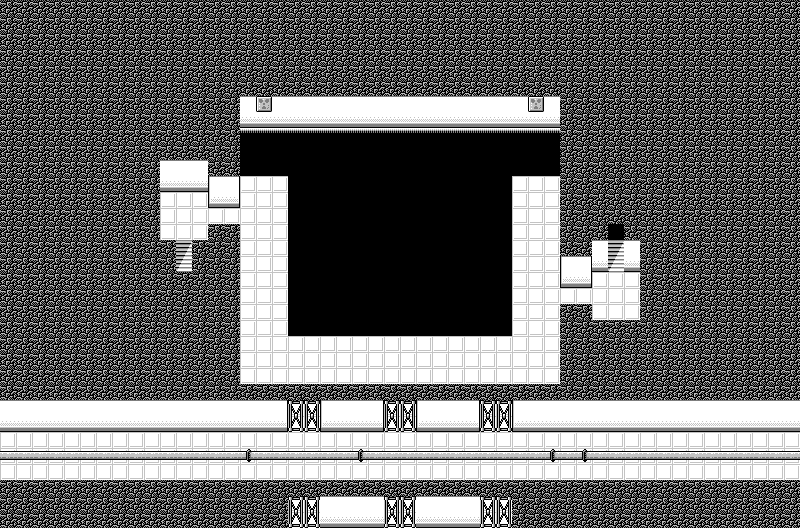

The image is a tile-based game level rendered from a .tmx file. Its description and source (layers, tilesets, objects; grid data summarised) follow:
An orthogonal 50x33 tile map with 16x16 px tiles, 3 tile layers (Tile Layer 1, Tile Layer 2, Tile Layer 3), 2 tilesets and 19 objects (12x Character, 4x Event, 2x Target, Chest).

<map version="1.0" orientation="orthogonal" renderorder="right-down" width="50" height="33" tilewidth="16" tileheight="16" nextobjectid="102">
 <properties>
  <property name="bgm" value="missile_base" />
  <property name="encounter" value="encounterset_level09_danger02" />
  <property name="name" value="Missile Base" />
 </properties>
 <tileset firstgid="1" source="../tilesets/lower.tsx" />
 <tileset firstgid="176" source="../tilesets/upper.tsx" />
 <layer name="Tile Layer 1" width="50" height="33">
  <properties>
   <property name="z" value="0" />
  </properties>
  <data>[1650 cells, 1650 non-empty, 13 distinct tile ids]</data>
 </layer>
 <layer name="Tile Layer 2" width="50" height="33">
  <properties>
   <property name="z" value=".5" />
  </properties>
  <data>[1650 cells, 76 non-empty, 5 distinct tile ids]</data>
 </layer>
 <objectgroup name="Object Layer 1">
  <object id="69" name="tele" type="Event" x="608" y="224" width="16" height="16">
   <properties>
    <property name="onCollide" value="targetTele('world4/missile02.tmx', 'door2')" />
   </properties>
  </object>
  <object id="70" name="door1" type="Target" x="608" y="240" width="16" height="16" />
  <object id="71" name="tele" type="Event" x="176" y="256" width="16" height="16">
   <properties>
    <property name="onCollide" value="targetTele('world4/missile04.tmx', 'door1')" />
   </properties>
  </object>
  <object id="72" name="door2" type="Target" x="176" y="240" width="16" height="16" />
  <object id="79" name="chest" type="Chest" x="528" y="176" width="16" height="16">
   <properties>
    <property name="item" value="wpn_swordDefend" />
   </properties>
  </object>
  <object id="80" name="npc" type="Character" x="256" y="224" width="16" height="16">
   <properties>
    <property name="appearance" value="4dir_horse" />
    <property name="face" value="NORTH" />
    <property name="onBehavior" value="this.wander()" />
    <property name="onCollide" value="play('world4/missile_guard.lua')" />
    <property name="onInteract" value="play('world4/missile_guard.lua')" />
   </properties>
  </object>
  <object id="84" name="npc" type="Character" x="400" y="432" width="16" height="16">
   <properties>
    <property name="appearance" value="4dir_horse" />
    <property name="onBehavior" value="this.wander()" />
   </properties>
  </object>
  <object id="85" name="npc" type="Character" x="368" y="432" width="16" height="16">
   <properties>
    <property name="appearance" value="4dir_horse" />
    <property name="onBehavior" value="this.wander()" />
   </properties>
  </object>
  <object id="86" name="npc" type="Character" x="464" y="432" width="16" height="16">
   <properties>
    <property name="appearance" value="4dir_horse" />
    <property name="onBehavior" value="this.wander()" />
   </properties>
  </object>
  <object id="87" name="npc" type="Character" x="272" y="432" width="16" height="16">
   <properties>
    <property name="appearance" value="4dir_horse" />
    <property name="onBehavior" value="this.wander()" />
   </properties>
  </object>
  <object id="88" name="npc" type="Character" x="416" y="464" width="16" height="16">
   <properties>
    <property name="appearance" value="4dir_horse" />
    <property name="onBehavior" value="this.wander()" />
   </properties>
  </object>
  <object id="89" name="npc" type="Character" x="384" y="464" width="16" height="16">
   <properties>
    <property name="appearance" value="4dir_horse" />
    <property name="onBehavior" value="this.wander()" />
   </properties>
  </object>
  <object id="90" name="npc" type="Character" x="480" y="464" width="16" height="16">
   <properties>
    <property name="appearance" value="4dir_horse" />
    <property name="onBehavior" value="this.wander()" />
   </properties>
  </object>
  <object id="91" name="npc" type="Character" x="288" y="464" width="16" height="16">
   <properties>
    <property name="appearance" value="4dir_horse" />
    <property name="onBehavior" value="this.wander()" />
   </properties>
  </object>
  <object id="97" name="auto" type="Event" x="208" y="240" width="16" height="16">
   <properties>
    <property name="onBehavior" value="play('world4/missile_ambient02.lua'); playScene()" />
   </properties>
  </object>
  <object id="98" name="auto" type="Event" x="224" y="224" width="16" height="16">
   <properties>
    <property name="onBehavior" value="play('world4/missile_ambient01.lua'); playScene()" />
   </properties>
  </object>
  <object id="99" name="npc" type="Character" x="256" y="272" width="16" height="16">
   <properties>
    <property name="appearance" value="4dir_horse" />
    <property name="face" value="NORTH" />
    <property name="onBehavior" value="this.wander()" />
    <property name="onCollide" value="play('world4/missile_guard.lua')" />
    <property name="onInteract" value="play('world4/missile_guard.lua')" />
   </properties>
  </object>
  <object id="100" name="npc" type="Character" x="528" y="224" width="16" height="16">
   <properties>
    <property name="appearance" value="4dir_horse" />
    <property name="face" value="NORTH" />
    <property name="onBehavior" value="this.wander()" />
    <property name="onCollide" value="play('world4/missile_guard.lua')" />
    <property name="onInteract" value="play('world4/missile_guard.lua')" />
   </properties>
  </object>
  <object id="101" name="npc" type="Character" x="528" y="272" width="16" height="16">
   <properties>
    <property name="appearance" value="4dir_horse" />
    <property name="face" value="NORTH" />
    <property name="onBehavior" value="this.wander()" />
    <property name="onCollide" value="play('world4/missile_guard.lua')" />
    <property name="onInteract" value="play('world4/missile_guard.lua')" />
   </properties>
  </object>
 </objectgroup>
 <layer name="Tile Layer 3" width="50" height="33">
  <properties>
   <property name="z" value="1.5" />
  </properties>
  <data>[1650 cells, 6 non-empty, 1 distinct tile ids]</data>
 </layer>
</map>
